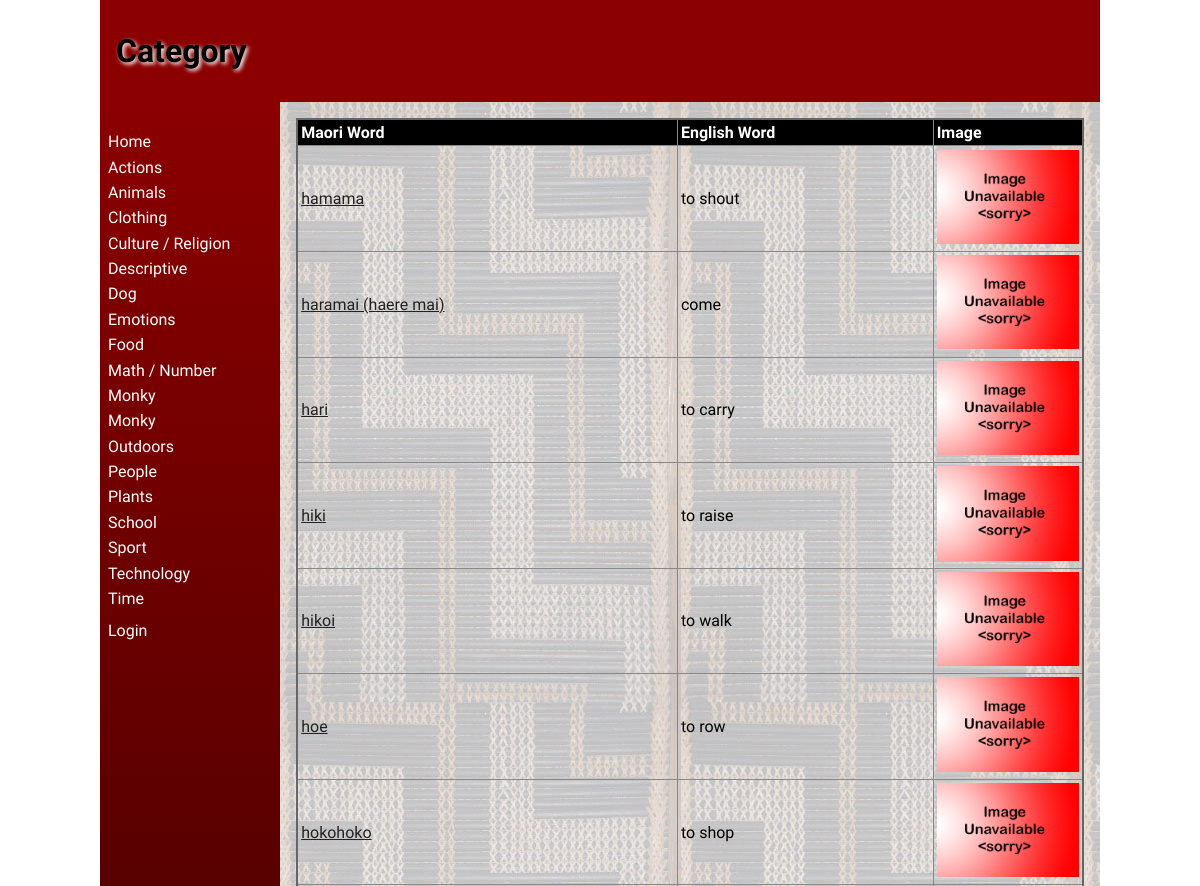
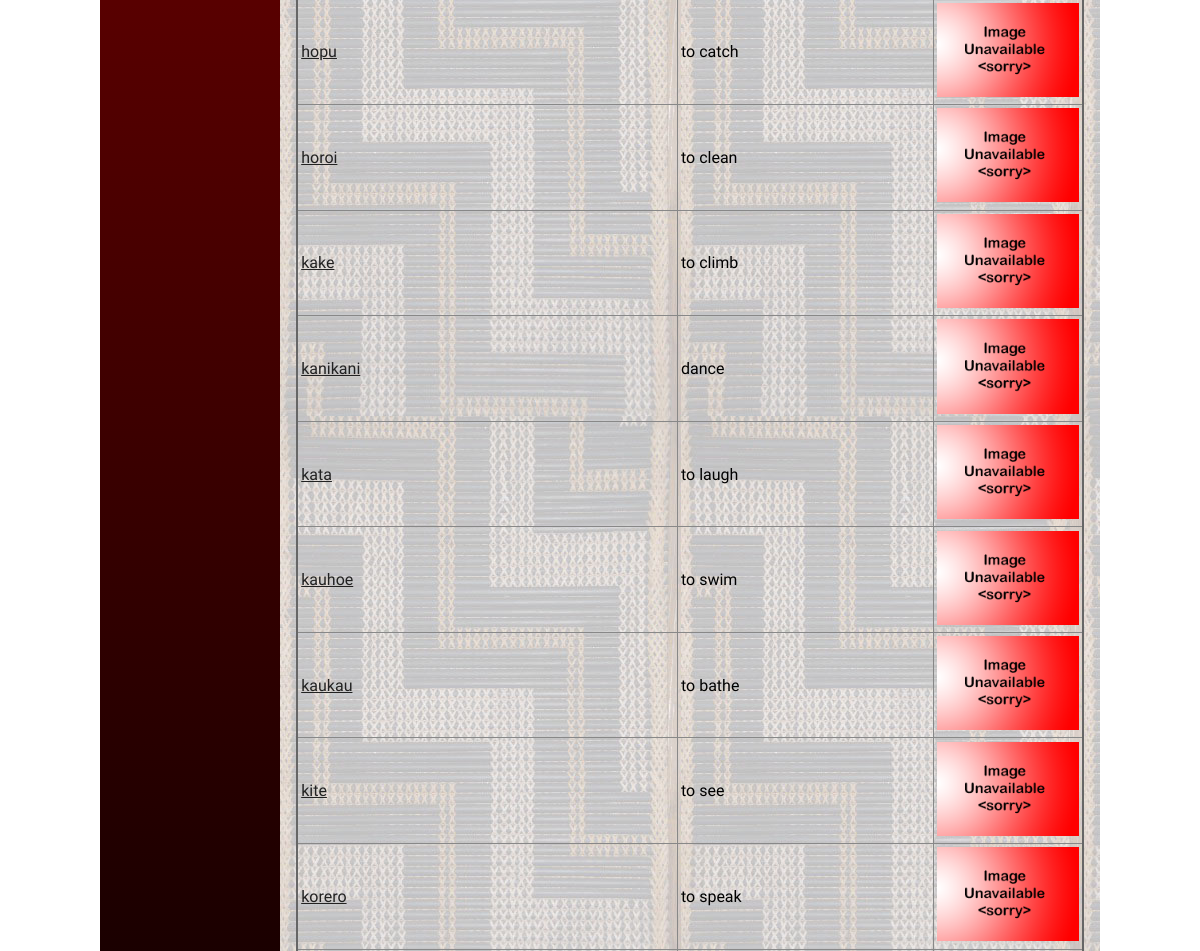
The page /category/1 (upper part) on the database as committed earlier (2 pictures, top to bottom).
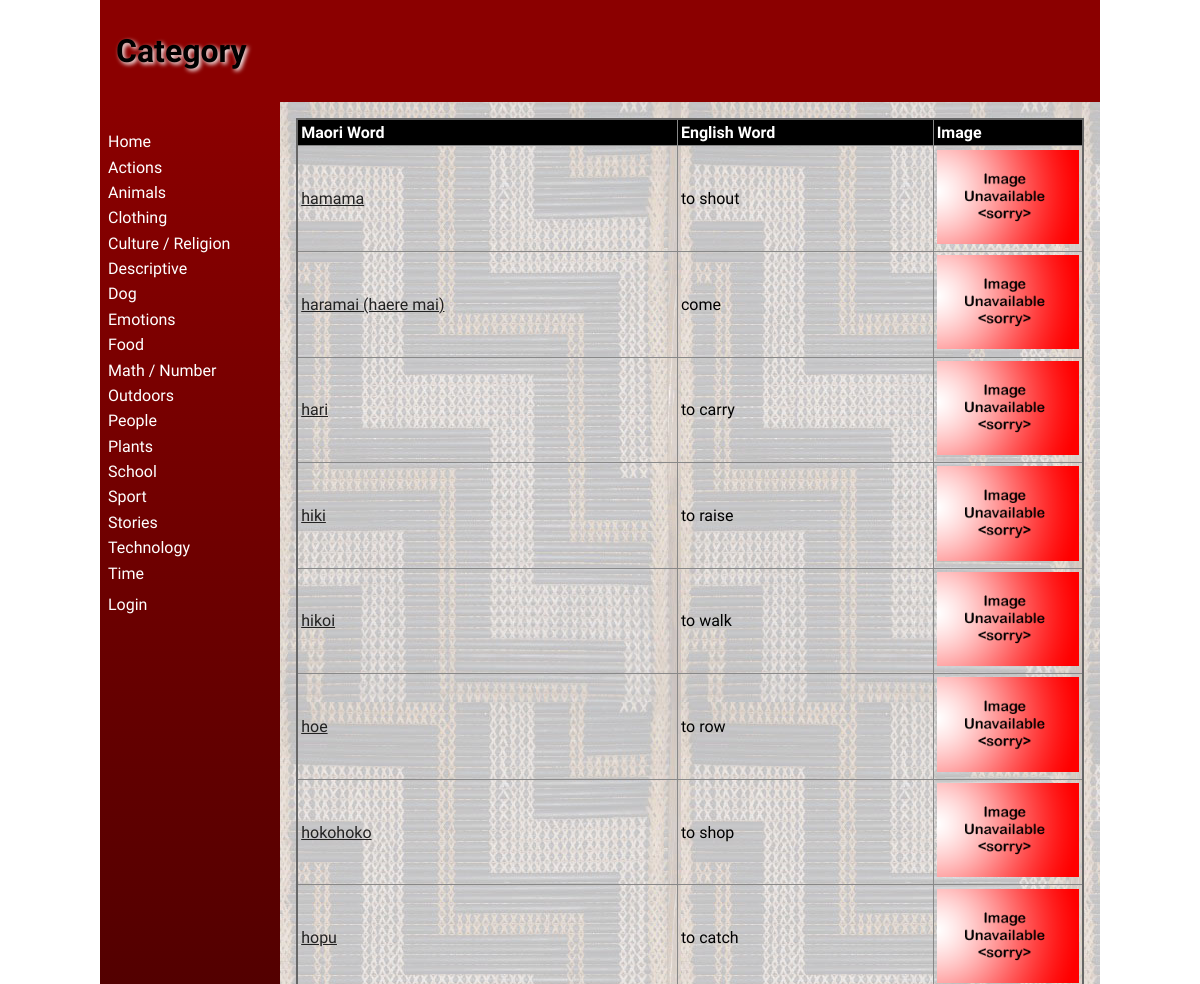
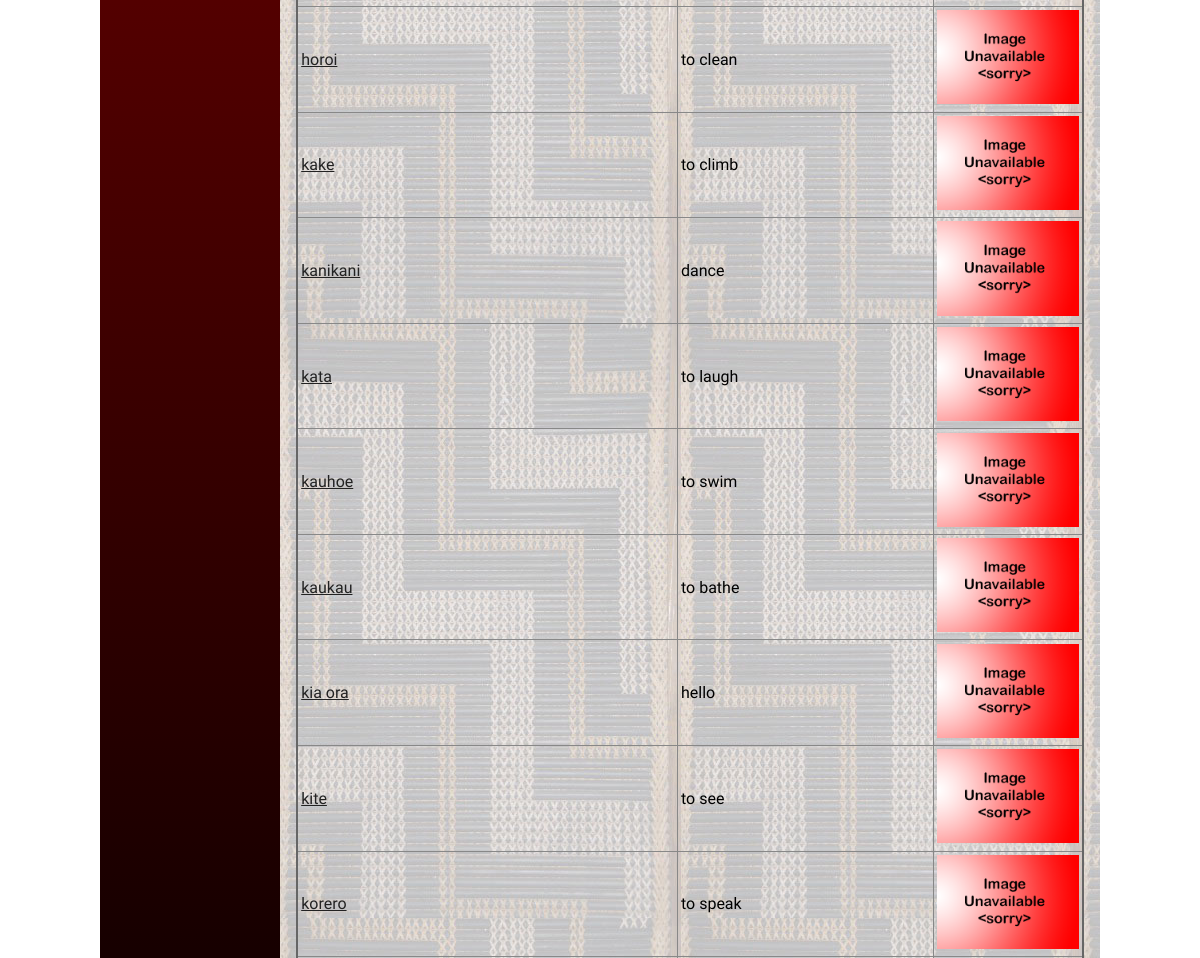
The same page on the database as committed later (2 pictures, top to bottom).
### tables this page shows
CREATE TABLE categories
(
	id integer
		constraint categories_pk
			primary key autoincrement,
	category varchar(30)
);

CREATE TABLE "words"
(
    id           integer
        constraint words_pk
            primary key autoincrement
        constraint words_user_user_fk
            references user (user),
    maori_word   varchar(30),
    english_word varchar(30),
    catID        varchar(30)
        references categories,
    description  varchar(200),
    level        integer,
    userid       varchar(60),
    timestamp    datetime,
    image        varchar(30)
);

### app.py (the view, shortened to what this page needs)
@app.route('/category/<catID>',methods=['POST', 'GET']) #category route, used everytime a user is on a category page, used category.html
def web_categories_page(catID):
    query = "SELECT maori_word, english_word, catID, userid, id, description, image FROM words WHERE catID IS ? ORDER BY maori_word ASC"
    con = create_connection(DATABASE) #create connection to the database
    cur = con.cursor()
    cur.execute(query,(catID,))
    word_list = cur.fetchall() #puts all the words into a list
    con.close()
    return render_template('category.html', categories=get_category_list(), logged_in=is_logged_in(), words=word_list, category=catID, teacher=is_teacher())

### app.py (called while the page is built)
def create_connection(db_file):
    try:
        connection = sqlite3.connect(db_file)
        return connection
    except Error as e:
        print(e)
    return None

def get_category_list():
    con = create_connection(DATABASE)
    query = "SELECT category, id FROM categories ORDER BY category ASC "
    cur = con.cursor()
    cur.execute(query)
    category_list = cur.fetchall()
    con.close()
    return category_list

def is_teacher(): #function that checks whether or not a user is a teacher
    if session.get("role") == '1':
        print("Is a teacher")
        return True
    return False

def is_logged_in(): #function that checks whether a user is logged in or not
    if session.get("email") is None:
        print("Not logged in")
        return False
    else:
        print("Logged in")
        return True

### templates/category.html (shortened to what this page needs)
{%  extends 'base.html' %}
{% block heading %}Category{% endblock %}
{% block main %}
<table class="words-table">
        <thead>
            <tr>
                <th>Maori Word</th>
                <th>English Word</th>
                <th>Image</th>
            </tr>
        </thead>
        <tbody>
        {% for word in words %}
            <div class = words-box>
            <tr>
                <td><a href="/word/{{ word[4] }}">{{ word[0] }}</a></td>
                <td>{{ word[1] }}</td>
                <td width="150"><img src="/static/images/{{ word[6] }}.jpg" alt=""></td>
            </tr>
            </div>
        {% endfor %}
    </tbody>
</table>
{% endblock %}

### templates/base.html (shortened to what this page needs)
<!doctype html>
<html lang="en">
<head>
	<link href="{{ url_for('static', filename='css/style.css') }}" rel="stylesheet">
</head>
<body>
	<div id="container">
		<header>
			<h1>{% block heading %}MAORI DICTIONARY!{% endblock %}</h1>
		</header>
		<nav>
			<ul>
                <li><a href="/">Home</a></li>
				<div class="category">
				{% for category in categories %}
					<div class ="category-box">
						<li><a href="/category/{{ category[1] }}">{{ category[0] }}</a></li>
					</div>
                {% endfor %}
				</div>
				<li> </li>
				{% if logged_in %}
				<li><a href="/logout">Log out</a></li>
				{% else %}
				<li><a href="/login">Login</a></li>
				{% endif %}
			</ul>
		</nav>
		<main>
		{% block main %}{% endblock %}
        </main>
	</div>
</body>
</html>

### static/css/style.css (style rules this page uses)
* { font-family: Comfortaa, sans-serif; margin: 0; padding: 0; box-sizing: border-box; }
#container { display: grid; grid-template-columns: 75px auto; grid-template-areas: 'nav header' 'main main' 'footer footer'; }
header { grid-area: header; background-color: darkred; padding: 1rem; }
nav { grid-area: nav; }
main { grid-area: main; padding: 1rem; background-color: #edd; }
h1, h2, h3, h4 { padding: 1rem 0; font-family: 'Suez One', serif; color: #000; text-shadow: 2px 2px 4px #fff; }
a { color: #222; }
img { width: 100%; }
table { width: 100%; border: 2px solid #666; border-collapse: collapse; }
th, td { border: 1px solid #888; padding: 0.2rem; text-align: left; }
th { background-color: #000; color: #fff; }
@media only screen and (min-width: 768px) { #container { grid-template-columns: 180px auto; grid-template-areas: 'header header' 'nav main' 'footer footer'; } }
@media only screen and (min-width: 768px) { nav { background: linear-gradient(180deg, darkred 0%, black 50%, red 100%); padding: 0.5rem; } }
@media only screen and (min-width: 768px) { nav ul { list-style: none; } }
@media only screen and (min-width: 768px) { nav li { padding: 0.2rem 0; } }
@media only screen and (min-width: 768px) { nav a { color: #fff; text-decoration: none; } }
@media only screen and (min-width: 768px) { main { background-image: url('static/images/poutama.jpg'); } }
@media only screen and (min-width: 1000px) { #container { width: 1000px; margin: auto; } }

Rows that differ between the two databases and show on the page:
removed categories: category "Monky"
removed categories: category "Monky"
added categories: category "Stories"
added words: maori_word "kia ora", english_word "hello"
